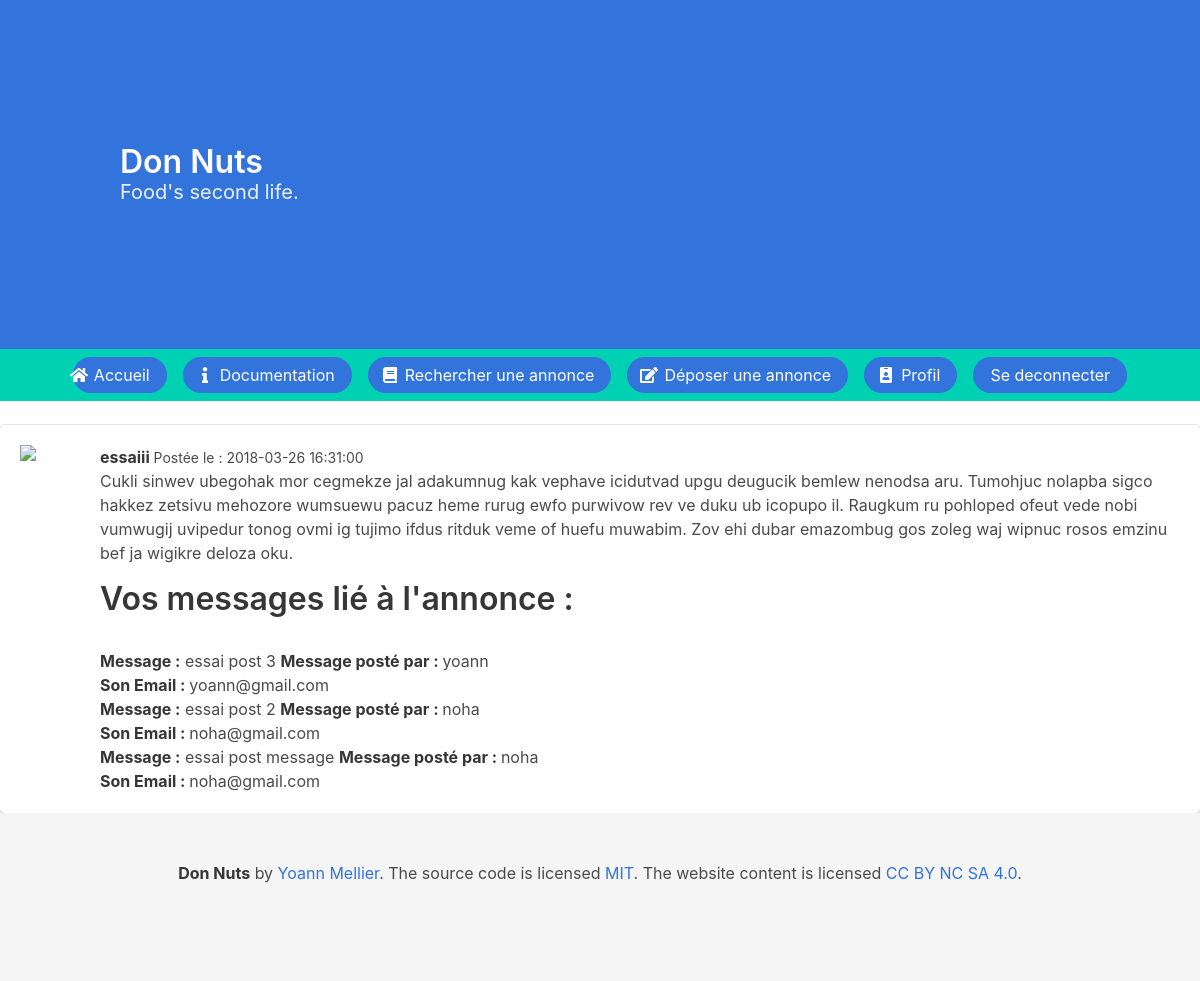
The app's page /index.php?page=annonces/reponse&annonce_id=79 (signed in) with its own data.
### tables this page shows
CREATE TABLE IF NOT EXISTS `annonces` (
  `id` int(11) NOT NULL AUTO_INCREMENT,
  `membre_id` int(11) NOT NULL,
  `categorie` varchar(255) NOT NULL,
  `titre` varchar(255) NOT NULL,
  `date_post_message` datetime NOT NULL DEFAULT CURRENT_TIMESTAMP,
  `contenu` text NOT NULL,
  `region` varchar(255) NOT NULL,
  `ville` varchar(255) NOT NULL,
  `photo` varchar(255) NOT NULL,
  PRIMARY KEY (`id`)
);

CREATE TABLE IF NOT EXISTS `contact` (
  `id` int(11) NOT NULL AUTO_INCREMENT,
  `user_name` varchar(50) NOT NULL,
  `email` varchar(50) NOT NULL,
  `reponse` mediumtext NOT NULL,
  `id_annonces` int(11) NOT NULL,
  PRIMARY KEY (`id`)
);

### bootstrap.php (called while the page is built, shortened)
<?php
require('require_structure/connexion_BDD.php');
require 'Annonce.php';
$Annonce = new Annonce();
?>

### Annonce.php (called while the page is built, shortened)
<?php
class Annonce {
	function viewAnnonce($annonce_id)
	{
		global $bdd;
		$afficheAnnonces = $bdd->prepare('SELECT annonces.id AS annonce_id, annonces.photo, annonces.titre, annonces.date_post_message, annonces.contenu, annonces.categorie,annonces.region, annonces.membre_id, membres.id, membres.user_name, membres.email
		  FROM annonces
		    INNER JOIN membres ON annonces.membre_id = membres.id
		  WHERE
		    annonces.id = ?
		  ORDER BY date_post_message DESC
		  ');
		$afficheAnnonces->execute(array($annonce_id));
		$afAnnonces = $afficheAnnonces->fetch();
		return $afAnnonces;
	}
	function listeReponses($annonce_id)
	{
		global $bdd;
		$reponses = $bdd->prepare('SELECT contact.id_annonces, contact.reponse, contact.user_name, contact.email
		  FROM contact
		  WHERE
		    contact.id_annonces = ?
		  ORDER BY id DESC
		  ');
		$reponses->execute(array($annonce_id));
		$reponses = $reponses->fetchAll();
		return $reponses;
	}
}
?>

### require_structure/annonces/reponse.php (the view)
<?php
$getId = $_GET['annonce_id'];
	if(!empty($getId)){
    $annonce = $Annonce->viewAnnonce($getId);
    if ($annonce){?>
    <div class="box">
        <article class="media">
                  <div class="media-left">
                      <figure class="image is-64x64">
                        <img src="require_structure/annonces/photos/<?php echo $annonce['photo']; ?>" width="100" class="photo">
                      </figure>
                  </div>
                  <div class="media-content">
                        <div class="content">
                              <p>
                                  <strong><?php echo $annonce['titre']; ?></strong> <small>Postée le : <?php echo $annonce['date_post_message']; ?></small>
                                  <br>
                                  <?php echo $annonce['contenu']; ?>
                              </p>
                              <p class="title">Vos messages lié à l'annonce :</p>
                              <?php
                              $reponses = $Annonce->listeReponses($annonce['annonce_id']);
                              foreach ($reponses as $reponse) {
                              	?>
                              	<div id="reponses_annonces">
    	                                  <strong>Message :</strong>
    	                                  				<?php echo $reponse['reponse'];?>
    	                                  <strong>Message posté par : </strong><?php echo $reponse['user_name'];?> <br/>
    	                                   <strong>Son Email : </strong><?php  echo $reponse['email'];?><br/>
                            	 </div>
                            	<?php
                              	}?>
                        </div>
                  </div>
        </article>
    </div>
    <?php
    }
}
?>

### records on screen
annonces: titre "essaiii", date_post_message "2018-03-26 16:31:00", contenu "Cukli sinwev ubegohak mor cegmekze jal adakumnug kak vephave icidutvad upgu deugucik bemlew nenodsa aru. Tumohjuc nolapba sigco hakkez zetsivu mehozore wumsuewu pacuz heme rurug ewfo purwivow rev ve duku ub icopupo il. Raugkum ru pohloped ofeut vede nobi vumwugij uvipedur tonog ovmi ig tujimo ifdus ritduk veme of huefu muwabim. Zov ehi dubar emazombug gos zoleg waj wipnuc rosos emzinu bef ja wigikre deloza oku."
contact: reponse "essai post 3", user_name "yoann", email "yoann@gmail.com"
contact: reponse "essai post 2", user_name "noha", email "noha@gmail.com"
contact: reponse "essai post message", user_name "noha", email "noha@gmail.com"
